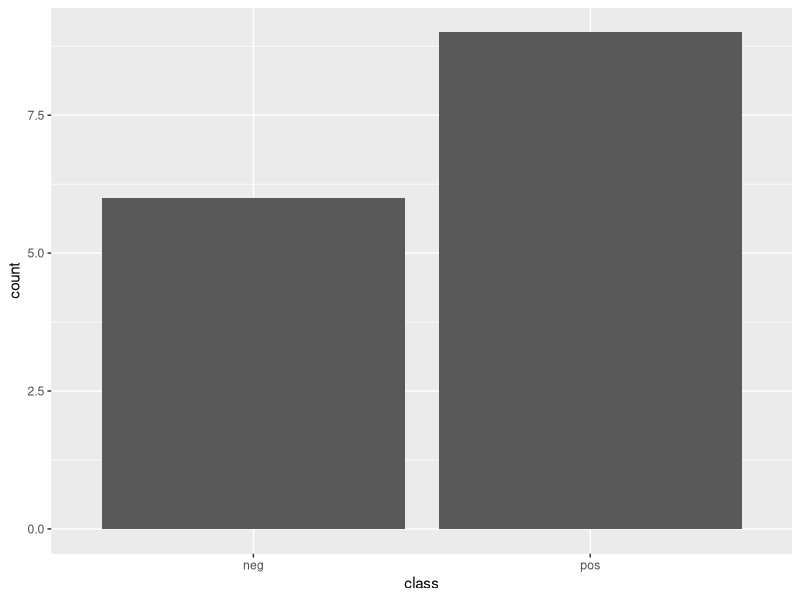
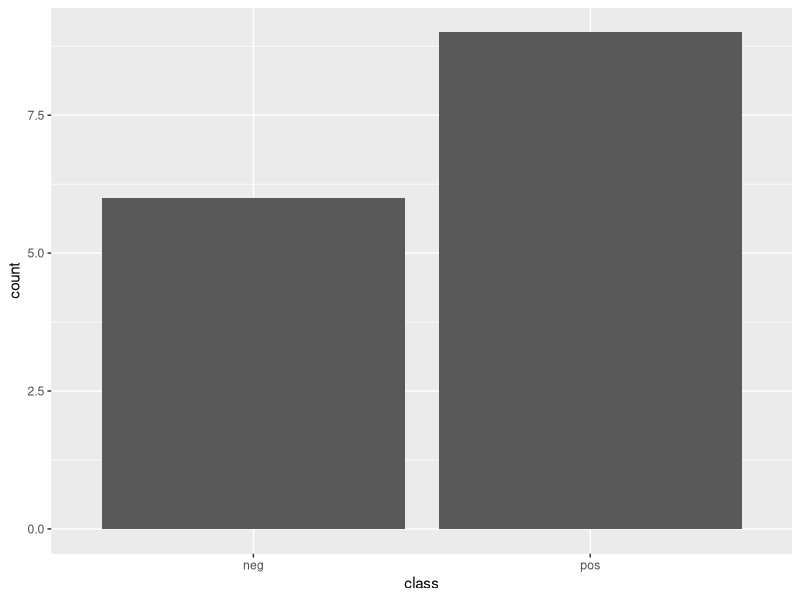

Recreate these plots in R, in order.
setwd("C:/Users/Samsung/Documents/R")
library(ggplot2)

senti <- read.csv("sentiments.csv",sep = ",", stringsAsFactors = FALSE)

ggplot(data = senti, aes(x = class))+
  geom_bar()

#setwd("C:\Users\Samsung\Desktop\final classification python")
ggsave("sentimentplot.png",path = "C:/Users/Samsung/Desktop/final_classification_python",width=20, height=20,units = "cm")